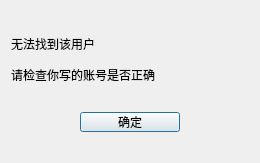
<?xml version="1.0" encoding="UTF-8"?>
<ui version="4.0">
 <class>FindFailDlg</class>
 <widget class="QDialog" name="FindFailDlg">
  <property name="geometry">
   <rect>
    <x>0</x>
    <y>0</y>
    <width>260</width>
    <height>163</height>
   </rect>
  </property>
  <property name="windowTitle">
   <string>Dialog</string>
  </property>
  <layout class="QVBoxLayout" name="verticalLayout">
   <item>
    <spacer name="verticalSpacer">
     <property name="orientation">
      <enum>Qt::Vertical</enum>
     </property>
     <property name="sizeType">
      <enum>QSizePolicy::Fixed</enum>
     </property>
     <property name="sizeHint" stdset="0">
      <size>
       <width>20</width>
       <height>20</height>
      </size>
     </property>
    </spacer>
   </item>
   <item>
    <widget class="QLabel" name="fail_tip">
     <property name="minimumSize">
      <size>
       <width>0</width>
       <height>25</height>
      </size>
     </property>
     <property name="maximumSize">
      <size>
       <width>16777215</width>
       <height>25</height>
      </size>
     </property>
     <property name="text">
      <string>无法找到该用户</string>
     </property>
    </widget>
   </item>
   <item>
    <widget class="QLabel" name="fail_tip2">
     <property name="minimumSize">
      <size>
       <width>0</width>
       <height>25</height>
      </size>
     </property>
     <property name="maximumSize">
      <size>
       <width>16777215</width>
       <height>25</height>
      </size>
     </property>
     <property name="text">
      <string>请检查你写的账号是否正确</string>
     </property>
    </widget>
   </item>
   <item>
    <widget class="QWidget" name="widget" native="true">
     <layout class="QHBoxLayout" name="horizontalLayout">
      <item>
       <widget class="ClickedBtn" name="fail_sure_btn">
        <property name="minimumSize">
         <size>
          <width>100</width>
          <height>20</height>
         </size>
        </property>
        <property name="maximumSize">
         <size>
          <width>100</width>
          <height>20</height>
         </size>
        </property>
        <property name="text">
         <string>确定</string>
        </property>
       </widget>
      </item>
     </layout>
    </widget>
   </item>
  </layout>
 </widget>
 <customwidgets>
  <customwidget>
   <class>ClickedBtn</class>
   <extends>QPushButton</extends>
   <header location="global">clickedbtn.h</header>
  </customwidget>
 </customwidgets>
 <resources/>
 <connections/>
</ui>
